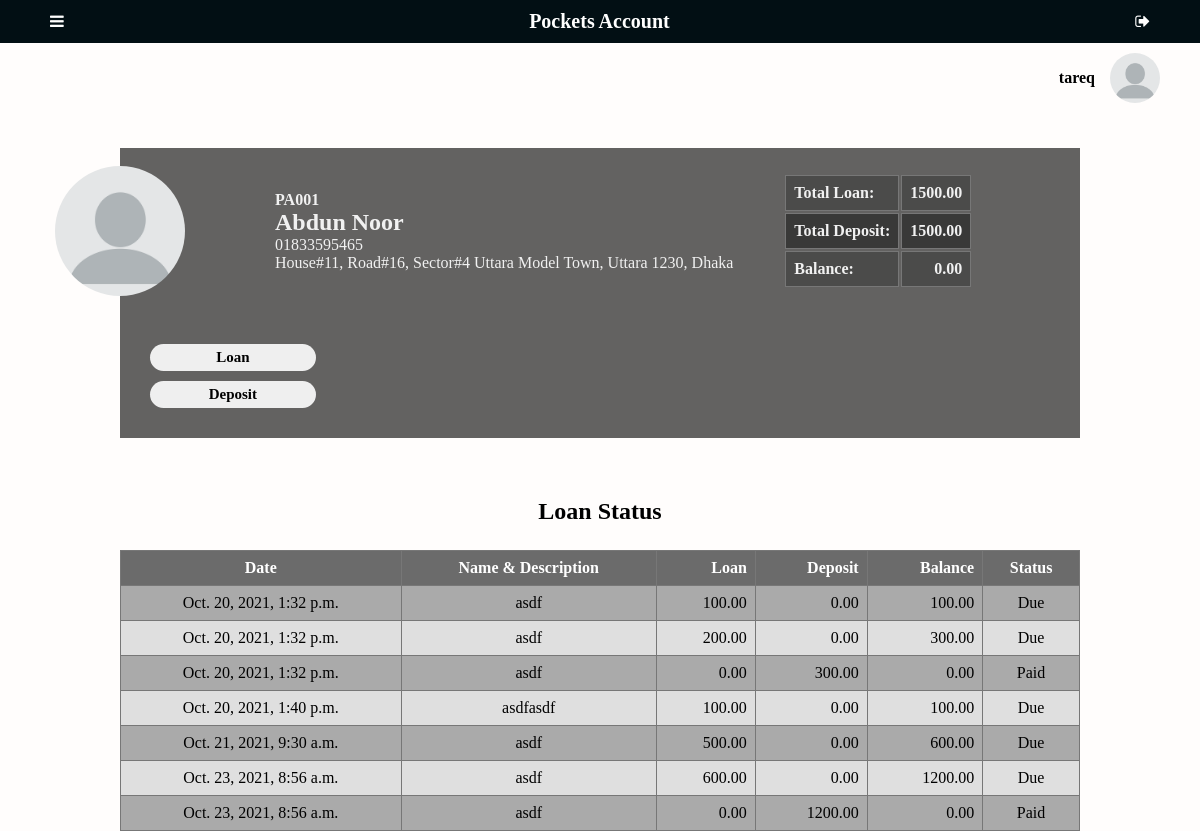
The app's page /debtorprofile/1 (signed in), older data.
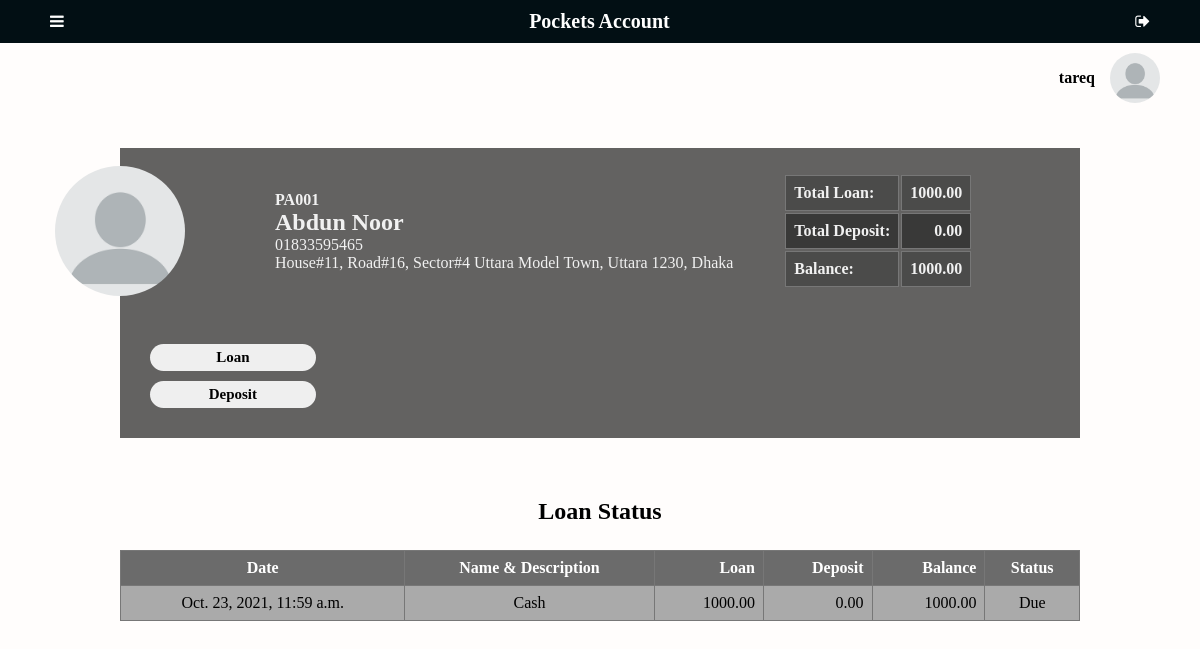
The same page, newer data.
### app/models.py (models this page shows)
class Account(models.Model):
    debtor = models.ForeignKey(Debtor, on_delete=models.SET_NULL, blank=True, null=True)
    description = models.TextField(blank=True, null= True)
    loan = models.FloatField(default=0, null=True, blank=True)
    deposit = models.FloatField(default=0, null=True, blank=True)
    balance = models.FloatField(default=0, null=True, blank=True)
    date = models.DateTimeField(auto_now_add=True)
    status = models.BooleanField(default=False, null=True, blank=False)

### app/views.py (the view)
# urls.py: path('debtorprofile/<int:id>', views.debtorprofile, name='debtorprofile'),
@login_required(login_url='login')
def debtorprofile(request, id):
    profile = Debtor.objects.get(id=id)
    accounts = Account.objects.filter(debtor=profile).order_by('date')
    total_loan, total_depost, b = total_count_debtor(accounts)
    return render(request, "app/debtorprofile.html",{
        "profile": profile,
        "accounts": accounts,
        "total_loan": total_loan,
        "total_deposit": total_depost,
        "Due": b,
    })

### app/models.py (called while the page is built)
    def __str__(self):
        return "PA00" +str(self.id)

### app/views.py (called while the page is built)
def total_count_debtor(accounts):
    total_loan = 0
    total_depost = 0
    b = 0
    for account in accounts:
        total_loan = total_loan + account.loan
        total_depost = total_depost + account.deposit
    b = total_loan - total_depost
    return total_loan, total_depost, b

### app/templates/app/debtorprofile.html (shortened to what this page needs)
{% extends "app/layout.html" %}
{% block body %}
<main>
    <div class="profile">
        <div class="mainprofile">
            <img src="{% static 'app/img/avatar.png' %}" alt="Avatar" class="avatar" />
            <div class="userprofile">
                <h4>{{ profile }}</h4>
                <h2>{{ profile.debtorName }}</h2>
                <p>{{ profile.phone }}</p>
                <p>{{ profile.address }}</p>
            </div>
        </div>
        <div class="totaldebitdeposit">
            <table id="totalid">
                <tr>
                    <td><h4 class="lalign">Total Loan:</h4></td>
                    <td class="ralign"><h4>{{ total_loan|floatformat:2 }}</h4></td>
                </tr>
                <tr>
                    <td><h4 class="lalign">Total Deposit:</h4></td>
                    <td class="ralign"><h4> {{ total_deposit|floatformat:2 }} </h4></td>
                </tr>
                <tr>
                    <td><h4 class="lalign">Balance:</h4></td>
                    <td class="ralign"><h4>{{ Due|floatformat:2 }}</h4></td>
                </tr>
            </table>
        </div>
        <div class="buttons">
            <button type="button" onclick="ModalFunc(loanbtn)" id="loanbtn">Loan</button>
            <button type="button" onclick="ModalFunc(depositbtn)" id="depositbtn">Deposit</button>
        </div>
    </div>
    <div class="tablecontainer" style="margin: 0 0">
        <h2>Loan Status</h2>
        <table>
            <tr>
                <th>Date</th>
                <th>Name & Description</th>
                <th class="ralign">Loan</th>
                <th class="ralign">Deposit</th>
                <th class="ralign">Balance</th>
                <th>Status</th>
            </tr>
            {% for account in accounts %}
              <tr>
                <td>{{ account.date }}</td>
                <td>{{ account.description }}</td>
                <td class="ralign">{{ account.loan|floatformat:2 }}</td>
                <td class="ralign">{{ account.deposit|floatformat:2 }}</td>
                <td class="ralign">{{ account.balance|floatformat:2 }}</td>
                {% if account.status %}
                  <td>Paid</td>
                {% else %}
                <td>Due</td>
                {% endif %}
              </tr>
            {% endfor %}
        </table>
    </div>
</main>
{% endblock %}

Row changes from the older to the newer data that the page shows:
removed Account: date "Oct. 20, 2021, 1:32 p.m.", description "asdf", loan "200.00", deposit "0.00", balance "300.00", status "Due"
removed Account: date "Oct. 20, 2021, 1:32 p.m.", description "asdf", loan "0.00", deposit "300.00", balance "0.00", status "Paid"
removed Account: date "Oct. 20, 2021, 1:40 p.m.", description "asdfasdf", loan "100.00", deposit "0.00", balance "100.00", status "Due"
removed Account: date "Oct. 21, 2021, 9:30 a.m.", description "asdf", loan "500.00", deposit "0.00", balance "600.00", status "Due"
removed Account: date "Oct. 23, 2021, 8:56 a.m.", description "asdf", loan "600.00", deposit "0.00", balance "1200.00", status "Due"
removed Account: date "Oct. 23, 2021, 8:56 a.m.", description "asdf", loan "0.00", deposit "1200.00", balance "0.00", status "Paid"
changed Account: date "Oct. 20, 2021, 1:32 p.m." → "Oct. 23, 2021, 11:59 a.m."; description "asdf" → "Cash"; loan "100.00" → "1000.00"; balance "100.00" → "1000.00"
Text that changed along with them:
{{ total_loan|floatformat:2 }}: "1500.00" → "1000.00"
{{ total_deposit|floatformat:2 }}: "1500.00" → "0.00"
{{ Due|floatformat:2 }}: "0.00" → "1000.00"
